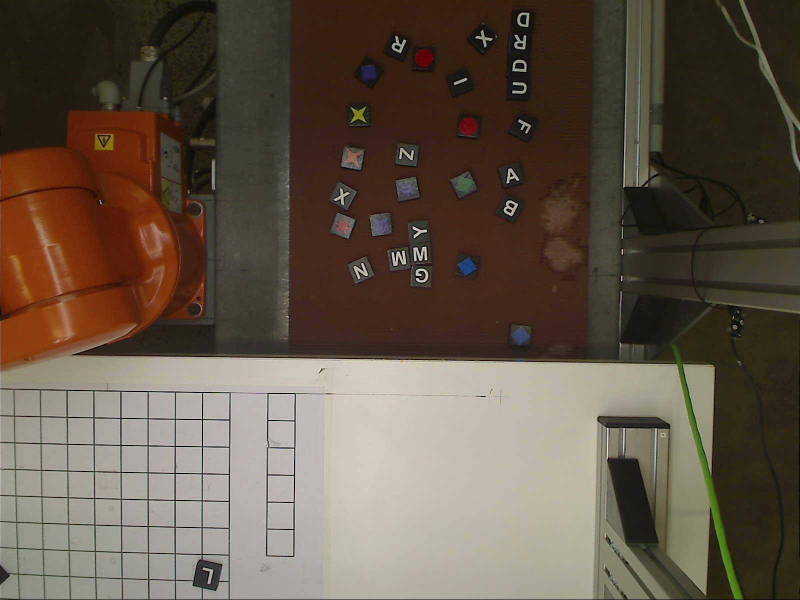
%> input picture Ass Group 1/Conveyor/conveyor_img_09_17_17_33_45.jpg, 1600 x 1200 px (shown at 1/2 size)
$ octave --eval "result = DetectBlocks(imread('Conveyor/conveyor_img_09_17_17_33_45.jpg'));"   (GNU Octave 9; MATLAB toolbox functions it lacks are replaced by stand-ins)
%> lines starting %> are read from the running program, lines starting %| are printed output that depends on the picture; in (x1, y1, x2, y2) boxes, pixels count from 0 and x2, y2 are one past the last pixel; in counts of white or black regions, pixels touching at a corner belong together; the program's own positions count from 1
### Ass Group 1/binaryM.m
function [BW,maskedRGBImage] = binaryMask(RGB)
%createMask  Threshold RGB image using auto-generated code from colorThresholder app.
%  [BW,MASKEDRGBIMAGE] = createMask(RGB) thresholds image RGB using
%  auto-generated code from the colorThresholder app. The colorspace and
%  range for each channel of the colorspace were set within the app. The
%  segmentation mask is returned in BW, and a composite of the mask and
%  original RGB images is returned in maskedRGBImage.

% Auto-generated by colorThresholder app on 28-Aug-2018
%------------------------------------------------------


% Convert RGB image to chosen color space
I = rgb2hsv(RGB);

% Define thresholds for channel 1 based on histogram settings
channel1Min = 0.000;
channel1Max = 1.000;

% Define thresholds for channel 2 based on histogram settings
channel2Min = 0.000;
channel2Max = 0.328;

% Define thresholds for channel 3 based on histogram settings
channel3Min = 0.667;
channel3Max = 1.000;

% Create mask based on chosen histogram thresholds
sliderBW = (I(:,:,1) >= channel1Min ) & (I(:,:,1) <= channel1Max) & ...
    (I(:,:,2) >= channel2Min ) & (I(:,:,2) <= channel2Max) & ...
    (I(:,:,3) >= channel3Min ) & (I(:,:,3) <= channel3Max);
BW = sliderBW;

% Invert mask
BW = ~BW;

% Initialize output masked image based on input image.
maskedRGBImage = RGB;

% Set background pixels where BW is false to zero.
maskedRGBImage(repmat(~BW,[1 1 3])) = 0;

end

### Ass Group 1/redM.m
function [BW,maskedRGBImage] = redMask(RGB)
%createMask  Threshold RGB image using auto-generated code from colorThresholder app.
%  [BW,MASKEDRGBIMAGE] = createMask(RGB) thresholds image RGB using
%  auto-generated code from the colorThresholder App. The colorspace and
%  minimum/maximum values for each channel of the colorspace were set in the
%  App and result in a binary mask BW and a composite image maskedRGBImage,
%  which shows the original RGB image values under the mask BW.

% Auto-generated by colorThresholder app on 05-Sep-2018
%------------------------------------------------------


% Convert RGB image to chosen color space
I = rgb2hsv(RGB);

% Define thresholds for channel 1 based on histogram settings
channel1Min = 0.944;
channel1Max = 0.995;

% Define thresholds for channel 2 based on histogram settings
channel2Min = 0.333;
channel2Max = 1.000;

% Define thresholds for channel 3 based on histogram settings
channel3Min = 0.434;
channel3Max = 1.000;

% Create mask based on chosen histogram thresholds
sliderBW = (I(:,:,1) >= channel1Min ) & (I(:,:,1) <= channel1Max) & ...
    (I(:,:,2) >= channel2Min ) & (I(:,:,2) <= channel2Max) & ...
    (I(:,:,3) >= channel3Min ) & (I(:,:,3) <= channel3Max);
BW = sliderBW;

% Initialize output masked image based on input image.
maskedRGBImage = RGB;

% Set background pixels where BW is false to zero.
maskedRGBImage(repmat(~BW,[1 1 3])) = 0;

end

### Ass Group 1/orangeM.m
function [BW,maskedRGBImage] = orangeMask(RGB)
%createMask  Threshold RGB image using auto-generated code from colorThresholder app.
%  [BW,MASKEDRGBIMAGE] = createMask(RGB) thresholds image RGB using
%  auto-generated code from the colorThresholder App. The colorspace and
%  minimum/maximum values for each channel of the colorspace were set in the
%  App and result in a binary mask BW and a composite image maskedRGBImage,
%  which shows the original RGB image values under the mask BW.

% Auto-generated by colorThresholder app on 05-Sep-2018
%------------------------------------------------------


% Convert RGB image to chosen color space
I = rgb2hsv(RGB);

% Define thresholds for channel 1 based on histogram settings
channel1Min = 0.031;
channel1Max = 0.126;

% Define thresholds for channel 2 based on histogram settings
channel2Min = 0.457;
channel2Max = 1.000;

% Define thresholds for channel 3 based on histogram settings
channel3Min = 0.427;
channel3Max = 0.981;

% Create mask based on chosen histogram thresholds
sliderBW = (I(:,:,1) >= channel1Min ) & (I(:,:,1) <= channel1Max) & ...
    (I(:,:,2) >= channel2Min ) & (I(:,:,2) <= channel2Max) & ...
    (I(:,:,3) >= channel3Min ) & (I(:,:,3) <= channel3Max);
BW = sliderBW;

% Initialize output masked image based on input image.
maskedRGBImage = RGB;

% Set background pixels where BW is false to zero.
maskedRGBImage(repmat(~BW,[1 1 3])) = 0;

end

### Ass Group 1/yellowM.m
function [BW,maskedRGBImage] = yellowMask(RGB)
%createMask  Threshold RGB image using auto-generated code from colorThresholder app.
%  [BW,MASKEDRGBIMAGE] = createMask(RGB) thresholds image RGB using
%  auto-generated code from the colorThresholder App. The colorspace and
%  minimum/maximum values for each channel of the colorspace were set in the
%  App and result in a binary mask BW and a composite image maskedRGBImage,
%  which shows the original RGB image values under the mask BW.

% Auto-generated by colorThresholder app on 05-Sep-2018
%------------------------------------------------------


% Convert RGB image to chosen color space
I = rgb2lab(RGB);

% Define thresholds for channel 1 based on histogram settings
channel1Min = 63.394;
channel1Max = 100.000;

% Define thresholds for channel 2 based on histogram settings
channel2Min = -20.184;
channel2Max = 19.559;

% Define thresholds for channel 3 based on histogram settings
channel3Min = 21.884;
channel3Max = 77.418;

% Create mask based on chosen histogram thresholds
sliderBW = (I(:,:,1) >= channel1Min ) & (I(:,:,1) <= channel1Max) & ...
    (I(:,:,2) >= channel2Min ) & (I(:,:,2) <= channel2Max) & ...
    (I(:,:,3) >= channel3Min ) & (I(:,:,3) <= channel3Max);
BW = sliderBW;

% Initialize output masked image based on input image.
maskedRGBImage = RGB;

% Set background pixels where BW is false to zero.
maskedRGBImage(repmat(~BW,[1 1 3])) = 0;

end

### Ass Group 1/greenM.m
function [BW,maskedRGBImage] = greenMask(RGB)
%createMask  Threshold RGB image using auto-generated code from colorThresholder app.
%  [BW,MASKEDRGBIMAGE] = createMask(RGB) thresholds image RGB using
%  auto-generated code from the colorThresholder App. The colorspace and
%  minimum/maximum values for each channel of the colorspace were set in the
%  App and result in a binary mask BW and a composite image maskedRGBImage,
%  which shows the original RGB image values under the mask BW.

% Auto-generated by colorThresholder app on 05-Sep-2018
%------------------------------------------------------


% Convert RGB image to chosen color space
I = rgb2lab(RGB);

% Define thresholds for channel 1 based on histogram settings
channel1Min = 0.000;
channel1Max = 59.450;

% Define thresholds for channel 2 based on histogram settings
channel2Min = -33.125;
channel2Max = -8.073;

% Define thresholds for channel 3 based on histogram settings
channel3Min = -28.875;
channel3Max = 25.776;

% Create mask based on chosen histogram thresholds
sliderBW = (I(:,:,1) >= channel1Min ) & (I(:,:,1) <= channel1Max) & ...
    (I(:,:,2) >= channel2Min ) & (I(:,:,2) <= channel2Max) & ...
    (I(:,:,3) >= channel3Min ) & (I(:,:,3) <= channel3Max);
BW = sliderBW;

% Initialize output masked image based on input image.
maskedRGBImage = RGB;

% Set background pixels where BW is false to zero.
maskedRGBImage(repmat(~BW,[1 1 3])) = 0;

end

### Ass Group 1/blueM.m
function [BW,maskedRGBImage] = createMask(RGB)
%createMask  Threshold RGB image using auto-generated code from colorThresholder app.
%  [BW,MASKEDRGBIMAGE] = createMask(RGB) thresholds image RGB using
%  auto-generated code from the colorThresholder App. The colorspace and
%  minimum/maximum values for each channel of the colorspace were set in the
%  App and result in a binary mask BW and a composite image maskedRGBImage,
%  which shows the original RGB image values under the mask BW.

% Auto-generated by colorThresholder app on 05-Sep-2018
%------------------------------------------------------


% Convert RGB image to chosen color space
I = rgb2hsv(RGB);

% Define thresholds for channel 1 based on histogram settings
channel1Min = 0.546;
channel1Max = 0.630;

% Define thresholds for channel 2 based on histogram settings
channel2Min = 0.397;
channel2Max = 1.000;

% Define thresholds for channel 3 based on histogram settings
channel3Min = 0.000;
channel3Max = 1.000;

% Create mask based on chosen histogram thresholds
sliderBW = (I(:,:,1) >= channel1Min ) & (I(:,:,1) <= channel1Max) & ...
    (I(:,:,2) >= channel2Min ) & (I(:,:,2) <= channel2Max) & ...
    (I(:,:,3) >= channel3Min ) & (I(:,:,3) <= channel3Max);
BW = sliderBW;

% Initialize output masked image based on input image.
maskedRGBImage = RGB;

% Set background pixels where BW is false to zero.
maskedRGBImage(repmat(~BW,[1 1 3])) = 0;

end

### Ass Group 1/purpleM.m
function [BW,maskedRGBImage] = prupleMask(RGB)
%createMask  Threshold RGB image using auto-generated code from colorThresholder app.
%  [BW,MASKEDRGBIMAGE] = createMask(RGB) thresholds image RGB using
%  auto-generated code from the colorThresholder App. The colorspace and
%  minimum/maximum values for each channel of the colorspace were set in the
%  App and result in a binary mask BW and a composite image maskedRGBImage,
%  which shows the original RGB image values under the mask BW.

% Auto-generated by colorThresholder app on 05-Sep-2018
%------------------------------------------------------


% Convert RGB image to chosen color space
I = rgb2hsv(RGB);

% Define thresholds for channel 1 based on histogram settings
channel1Min = 0.648;
channel1Max = 0.754;

% Define thresholds for channel 2 based on histogram settings
channel2Min = 0.322;
channel2Max = 0.794;

% Define thresholds for channel 3 based on histogram settings
channel3Min = 0.213;
channel3Max = 1.000;

% Create mask based on chosen histogram thresholds
sliderBW = (I(:,:,1) >= channel1Min ) & (I(:,:,1) <= channel1Max) & ...
    (I(:,:,2) >= channel2Min ) & (I(:,:,2) <= channel2Max) & ...
    (I(:,:,3) >= channel3Min ) & (I(:,:,3) <= channel3Max);
BW = sliderBW;

% Initialize output masked image based on input image.
maskedRGBImage = RGB;

% Set background pixels where BW is false to zero.
maskedRGBImage(repmat(~BW,[1 1 3])) = 0;

end

### Ass Group 1/DetectBlocks.m
function block = DetectBlocks(img)
    % Original of JUN YOUNG PARK
    % Z5062476
    try
    % Get rid of robot in the image
        robot = img;
%> robot is the input picture: size 1200x1600x3 uint8; mean R, G, B 98.9, 85.7, 72.2
        for i = 1:289
            robot(i,:,1) = 255;
            robot(i,:,2) = 255;
            robot(i,:,3) = 255;
        end
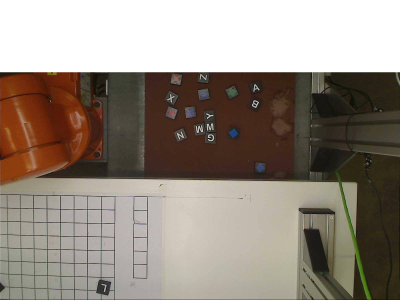
%> robot: size 1200x1600x3 uint8 (shown at 1/4 size); mean R, G, B 148.4, 137.8, 127.4
        BITimg = binaryM(robot);
%> in binaryMask, `sliderBW = (I(:,:,1) >= channel1Min ) & (I(:,:,1) <= channel1Max) & (I..`:
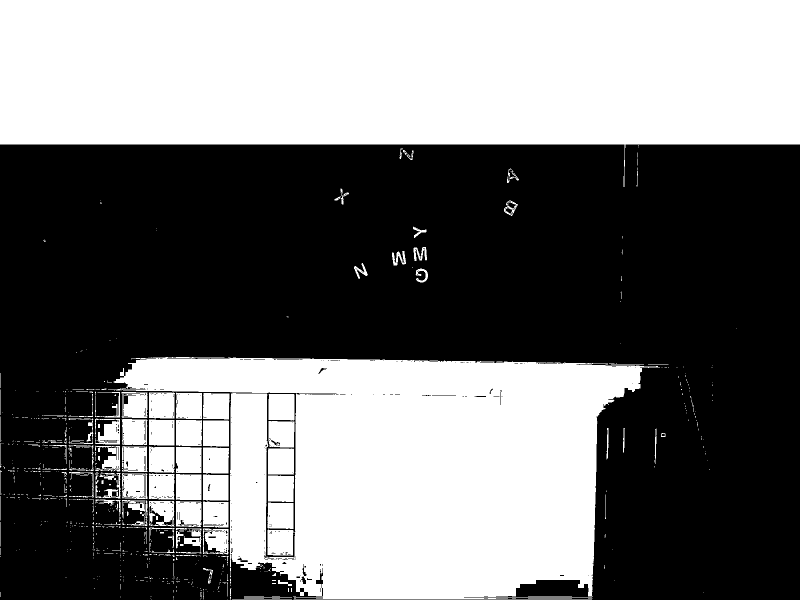
%> sliderBW: size 1200x1600 logical (shown at 1/2 size); 45.7% white; 698 white regions (574 under 20 px), largest, box (x1, y1, x2, y2) and area: (0, 0, 1600, 374) 462527, (216, 714, 1320, 1199) 335066, (537, 788, 589, 841) 2700
%> (the rest of the program and of its run is left out)
